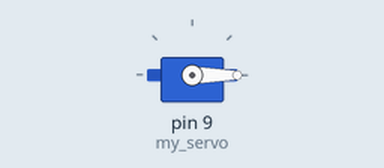
Bench run of a sketch on a simulated Arduino Uno, built with avr-gcc and run on an emulated ATmega328P. On the bench: servo.

Above: at 0.1 s.
At 13.2 s:
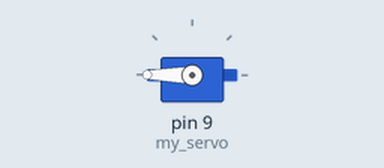
At 36.4 s:
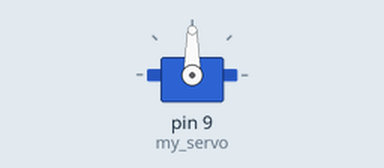
Timing chart, 0 to 37.9 s (numbered marks = the images above):
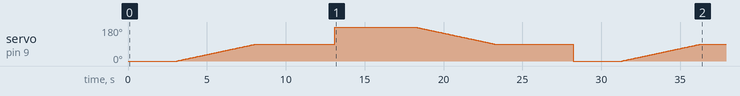

The sketch:

servo_continuos_movement.ino
```cpp
/*  Perform continuos movement from inital position of 0 deg, to 90 deg
 *  in duration of 5 second. Then move to 180 degrees, wait 5 seconds,
 *  perform continuos movement from 180 deg to 90 degrees, and finally
 *  move to 0 degrees and wait 5 seconds. Loop this behavior.
 */

#include <Servo.h>

//-----------------------------------------------------------------------------------------------|100

int angle = 0;
int delay_to_90_degrees = 56; // (5 seconds) 5 000 miliseconds / 90 degrees = 56 miliseconds

Servo my_servo;

//-----------------------------------------------------------------------------------------------|100

void setup ()
{
  my_servo.attach (9);
  my_servo.write (0);
}

//-----------------------------------------------------------------------------------------------|100

void loop ()
{
  // Initial delay 3s.
  delay (3000);

  // Move to pos 90 degrees in a period of 5s.
  for (angle = 0; angle <= 90; angle++)
  {
    delay (delay_to_90_degrees);
    my_servo.write (angle);
  }

  // Wait for 5s and then move to pos 180 degrees.
  delay (5000);
  my_servo.write (180);

  // Wait for 5s and then move to pos 90 degrees in a period of 5s.
  delay (5000);
  for (angle = 180; angle >= 90; angle--)
  {
    delay (delay_to_90_degrees);
    my_servo.write (angle);
  }

  // Wait for 5s and then move to (initial) pos 0 degrees.
  delay (5000);
  my_servo.write (0);
}

//-----------------------------------------------------------------------------------------------|100
```
